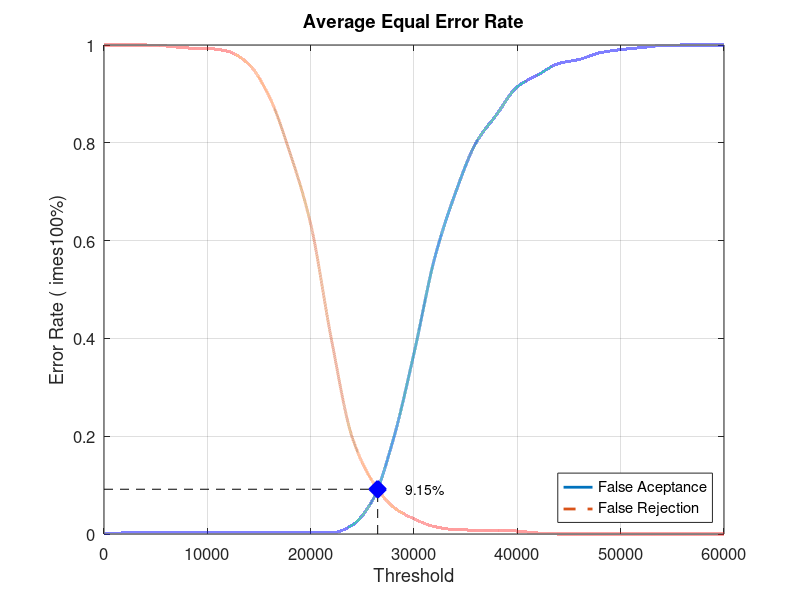
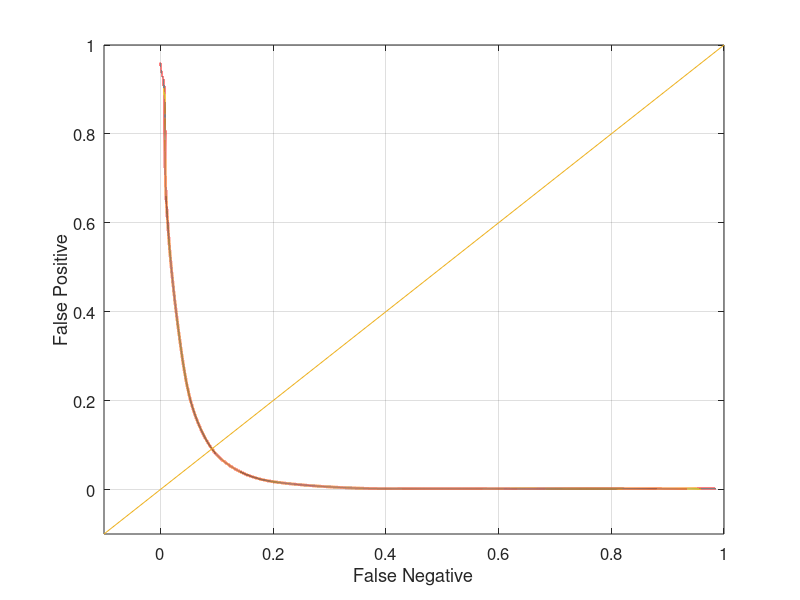

Reproduce these figures in MATLAB, in order.
close all;
clear;
clc;
x = 0:2000:60000;
xq = 0:0.5:60000;

y0 = [0 0.00210526 0.00210526 0.00210526 0.00210526 0.00210526 0.00210526 0.00210526 0.00210526 0.00210526 0.00210526 0.00210526 0.0178947 0.0694737 0.193684 0.369474 0.564211 0.696842 0.8 0.857895 0.914737 0.938947 0.962105 0.970526 0.98421 0.990526 0.994737 0.998947 1 1 1]
yy0 = interp1(x, y0, xq, 'pchip');
y1 = [1 1 1 0.998 0.994 0.993 0.987 0.961 0.894 0.779 0.634 0.399 0.199 0.107 0.055 0.031 0.015 0.009 0.008 0.008 0.006 0.002 0 0 0 0 0 0 0 0 0]
yy1 = interp1(x, y1, xq, 'pchip');

% Calculating EER: 
y2 = abs(y0 - y1);
find(y2 == min(y2))
yy2 = abs(yy0 - yy1);
xEER = find(yy2 == min(yy2));
xEERIndex = xq(xEER) % X-axis EER
yEER = yy0(xEER) % Y-axis EER

main = figure
plot(xq, yy0,'-','LineWidth', 2);	hold on
plot(xq, yy1,'--','LineWidth', 2);	hold on
plot([xEERIndex xEERIndex], [0 yEER], 'k--');	hold on
plot([0 xEERIndex], [yEER yEER], 'k--');	hold on
plot(xEERIndex, yEER, 'bx', 'LineWidth', 10);	hold on
text(xEERIndex + 10 * xEERIndex / 100, yEER, [num2str(round((10000 * yEER)) / 100) '%'])
legend('False Aceptance', 'False Rejection', 'Location', 'SouthEast')
xlabel('Threshold')
ylabel('Error Rate (	imes100%)')
title('Average Equal Error Rate')
set(gca, 'FontSize', 12)
axis([0 60000 0 1])
grid on

print(main, 'Database4AverageMain', '-dpng');
FNRxFPR = figure('Color', [1 1 1]);
plot(yy1, yy0, '-', yy1, yy0, 'LineWidth', 2);
hold on
y = -0.1:0.1:1
plot(y, y); 
set(gca, 'FontSize', 12)
xlabel('False Negative')
ylabel('False Positive')
axis([-0.1 1 -0.1 1])
set(gca, 'FontSize', 12)
grid on

print(FNRxFPR, 'Database4AverageFNRxFPR','-dpng');
